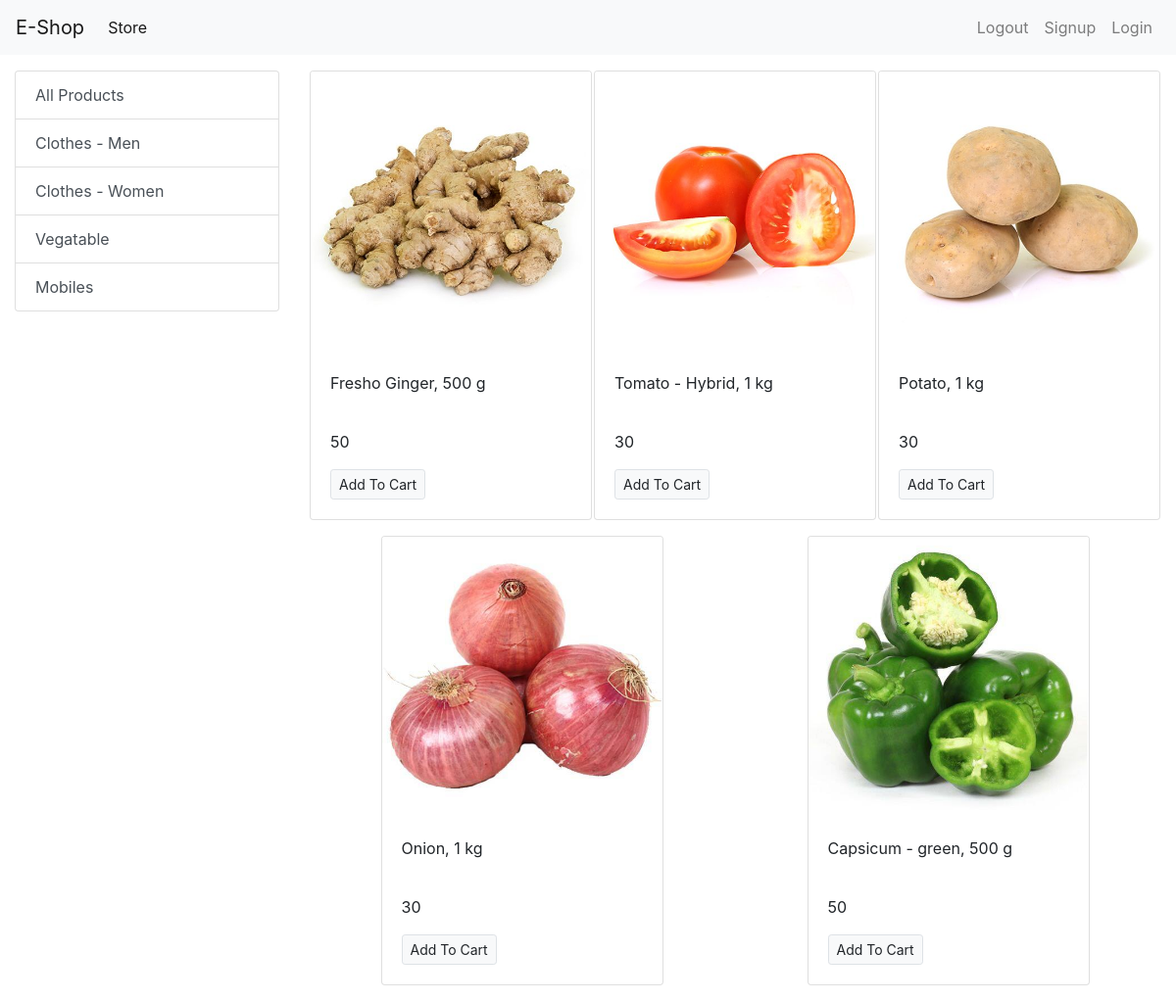
Screenshot of /?category=3 with the database file from the repository.
### store/models/category.py (models this page shows, shortened)
class Category(models.Model):
    name = models.CharField(max_length=20)
    @staticmethod
    def get_all_categories():
      return  Category.objects.all()

### store/models/product.py (models this page shows, shortened)
class Product(models.Model):
    name = models.CharField(max_length=50)
    price = models.IntegerField(default=0)
    category = models.ForeignKey(Category, on_delete=models.CASCADE, default=1)
    description = models.CharField(max_length=200, default='')
    image = models.ImageField(upload_to='uploads/products/')
    @staticmethod
    def get_all_products_by_categoryid(category_id):
        if category_id:
            return Product.objects.filter(category=category_id)
        else:
            return Product.get_all_products();

### store/views.py (the view)
# urls.py: path('', index),
def index(request):
    products = None
    categories = Category.get_all_categories()
    categoryID = request.GET.get('category')
    if categoryID:
        products = Product.get_all_products_by_categoryid(categoryID)
    else:
        products = Product.get_all_products();
    data = {}
    data['products'] = products
    data['categories'] = categories
    return render(request, 'index.html', data)

### store/templates/index.html (shortened to what this page needs)
{% extends 'base.html' %}
{% block content %}
<div class="container-fluid mt-3">
    <div class="row">
        <div class="col-lg-3 mx-auto">
            <div class="list-group ">
                <a href="/" class="list-group-item list-group-item-action">All Products</a>
                {% for category in categories %}
                <a href="/?category={{category.id}}" class="list-group-item list-group-item-action">{{category.name}}</a>
                {% endfor %}
            </div>
        </div>
        <div id="products" class="col-lg-9 mx-auto">
            <div.<div class="row mx-auto">
                {% for product in products %}
                <div class="card mx-auto mb-3" style="width: 18rem;">
                    <img class="card-img-top" src="{{product.image.url}}" alt="Card image cap">
                    <div class="card-body">
                        <p class="card-title">{{product.name}}</p>
                        <p class="card-text"><br>{{product.price}}</br></p>
                        <a href="#" class="btn btn-light border btn-sm">Add To Cart</a>
                    </div>
                </div>
                {% endfor %}
        </div>
    </div>
</div>
{% endblock %}

### rows the page displays
Category: name "Clothes - Men"
Category: name "Clothes - Women"
Category: name "Vegatable"
Category: name "Mobiles"
Product: image (picture), name "Fresho Ginger, 500 g", price "50"
Product: image (picture), name "Tomato - Hybrid, 1 kg", price "30"
Product: image (picture), name "Potato, 1 kg", price "30"
Product: image (picture), name "Onion, 1 kg", price "30"
Product: image (picture), name "Capsicum - green, 500 g", price "50"
